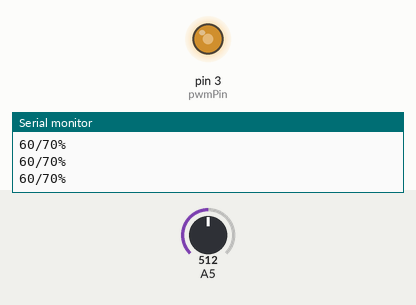
The sketch below on a simulated Arduino Uno, built with avr-gcc and run on an emulated ATmega328P. Shown: output pins drawn as LEDs (lit = HIGH), the last lines printed to the serial monitor. Inputs (shaded band) come from the test bench; at power-on: A5 = 512.

Above: at 1.2 s.
1.3 s: A5 set to 306
At 1.9 s:
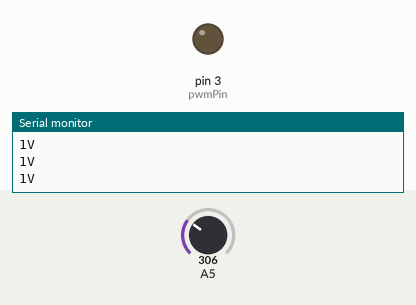
2.8 s: A5 set to 316
At 4.0 s:
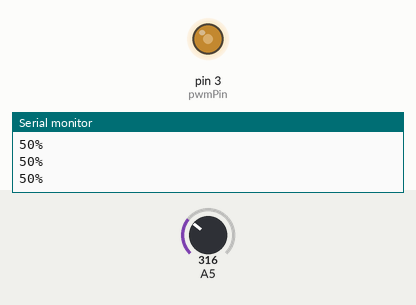
4.3 s: A5 set to 122
At 5.2 s:
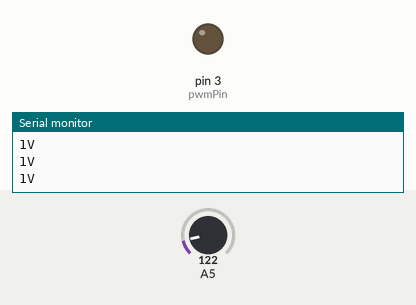
5.8 s: A5 set to 511
At 6.4 s:
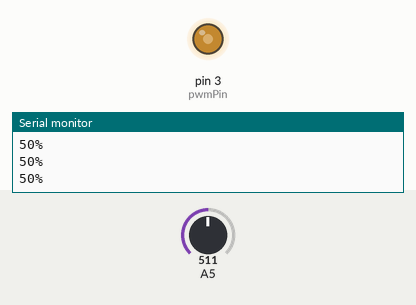
Timing chart, 0 to 8.3 s (numbered marks = the images above; inputs shaded):
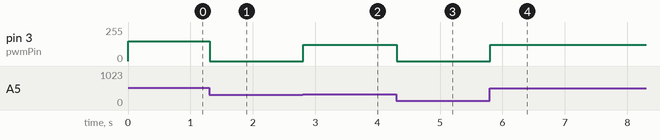

Measured:
- the behaviour switches between 306 and 307 on A5 (found by bisection; images 1 and 2)
- after the input at 1.3 s, pin 3 (pwmPin): 150/255 → 0/255 at once
- after the input at 2.8 s, pin 3 (pwmPin): 0/255 → 122/255 at once
- after the input at 4.3 s, pin 3 (pwmPin): 122/255 → 0/255 at once
- after the input at 5.8 s, pin 3 (pwmPin): 0/255 → 122/255 at once

The sketch:

PWMGeneratorFromInputVoltage.ino
```cpp
/*Seperate PWM Generator From Input Voltage
 * Version 1.0
 *
 * 3/8/2021
 * By: Mike and Shef
 * Desc: Takes an Input Voltage in Pin A5 and returns an Output PWM from Pin 3
 */


int pwmPin = 3;

void setup() {
   // initialize serial communication at 9600 bits per second:
   Serial.begin(9600);

   //initialize pin three as PWM output pin
   pinMode(pwmPin, OUTPUT);
}

// the loop routine runs over and over again forever:

void loop() {
   // read the input on analog pin 5:
   int sensorValue = analogRead(A5);

   // Convert the analog reading (which goes from 0 - 1023) to a voltage (0 - 5V):
   float voltage = sensorValue * (5.0 / 1023.0);

   // print out the value you read:
   //Serial.println(voltage);


  //When battery empty
   if (voltage > 0 && voltage <= 1.5){

   Serial.println("1V");

   //write no duty cycle
   analogWrite(pwmPin, 0);

   }

  //When battery is 50%
   else if (voltage > 1.5 && voltage <= 2.5){

    Serial.println("50%");

    //write 50% duty cycle
    analogWrite(pwmPin, 122);

   }

  //When battery is full
   else if (voltage > 2.5 && voltage <= 3.5){

    Serial.println("60/70%");

    //write 70% duty cycle
    analogWrite(pwmPin, 150);

   }


}
```
